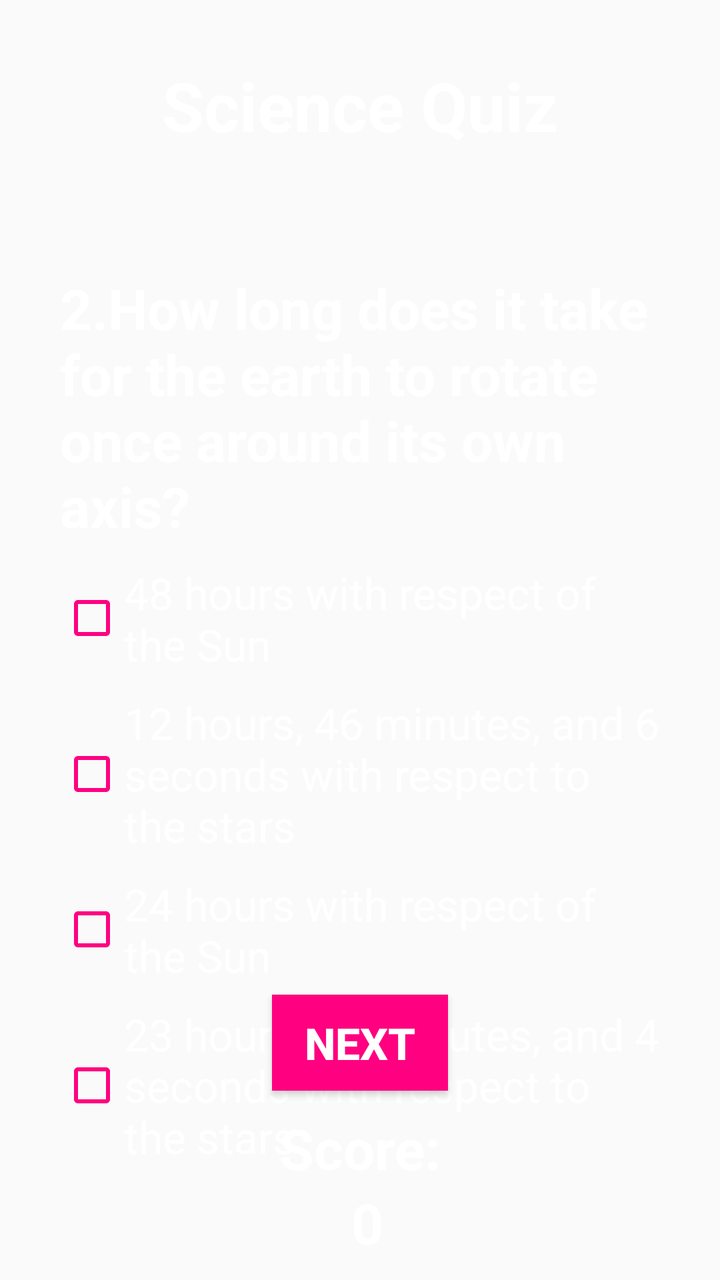
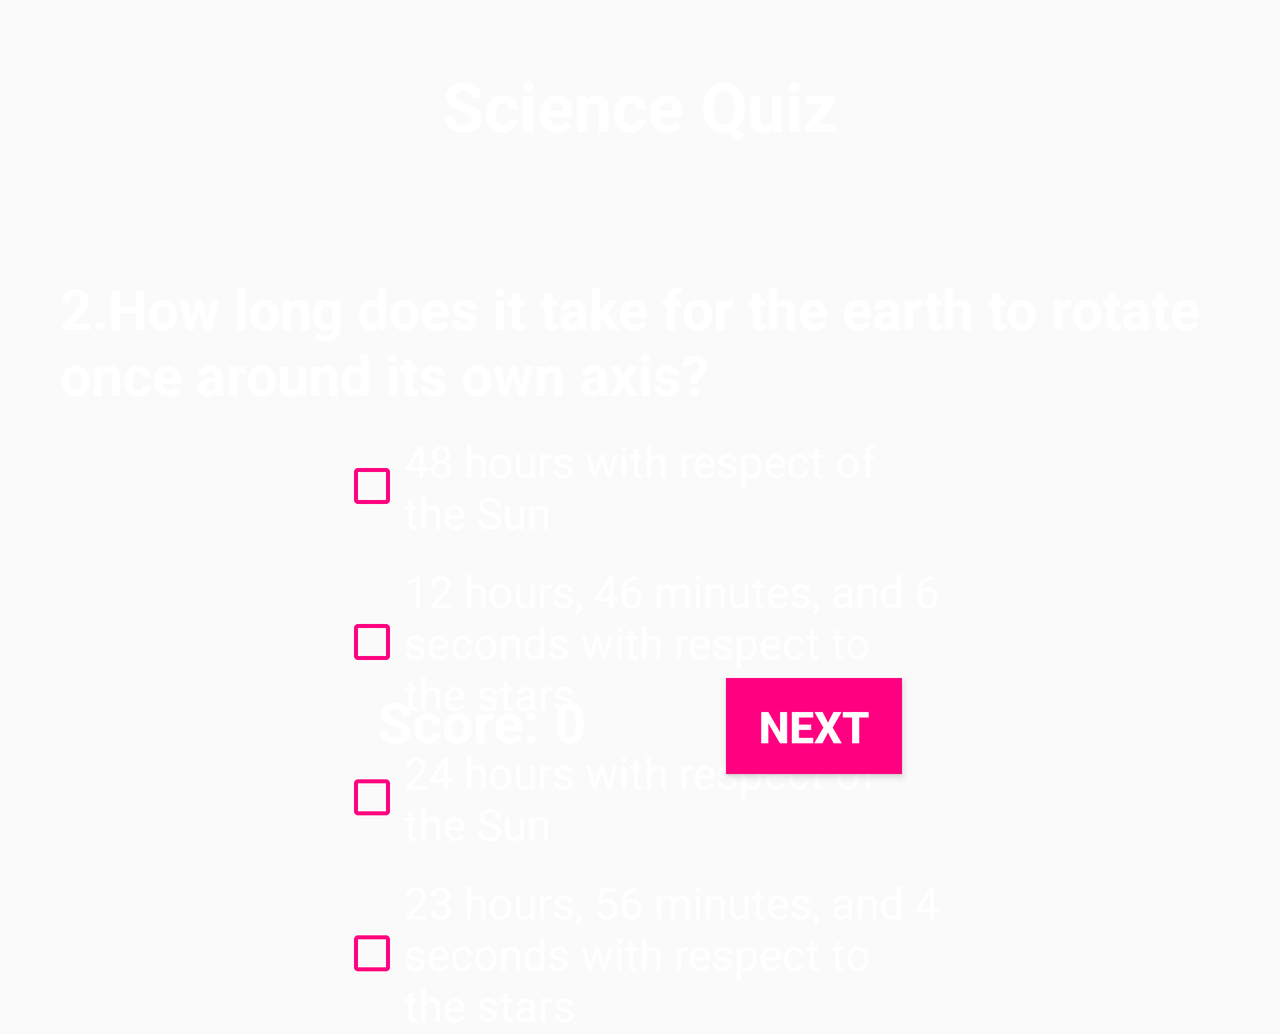

Two renders of one Android screen. The first uses the default layout on a phone; the second uses the alternative layout the repository ships for a different screen configuration, on a matching device. The two XML files are below.
<!-- AndroidManifest.xml: application theme AppTheme -->
<!-- res/layout/activity_sci_q1.xml -->
<?xml version="1.0" encoding="utf-8"?>
<RelativeLayout xmlns:android="http://schemas.android.com/apk/res/android"
    xmlns:tools="http://schemas.android.com/tools"
    android:layout_width="match_parent"
    android:layout_height="match_parent"
    tools:context="com.example.ioana.quiz.SciQ1">


    <ImageView
        android:id="@+id/background"
        android:layout_width="match_parent"
        android:layout_height="match_parent"
        android:contentDescription="@string/backgroundImage"
        android:scaleType="center"
        android:src="@mipmap/background1" />

    <TextView
        android:id="@+id/category"
        style="@style/categoryView"
        android:layout_width="wrap_content"
        android:layout_height="wrap_content"
        android:text="@string/category4" />

    <TextView
        android:id="@+id/question"
        style="@style/questionView"
        android:layout_width="wrap_content"
        android:layout_height="wrap_content"
        android:text="@string/question2S" />


    <CheckBox
        android:id="@+id/checkBox"
        style="@style/checkBox"
        android:layout_width="@dimen/dimension300"
        android:layout_height="wrap_content"
        android:layout_below="@+id/question"
        android:text="@string/answerS21" />

    <CheckBox
        android:id="@+id/checkBox2"
        style="@style/checkBox"
        android:layout_width="@dimen/dimension300"
        android:layout_height="wrap_content"
        android:layout_below="@+id/checkBox"
        android:text="@string/answerS22" />

    <CheckBox
        android:id="@+id/checkBox3"
        style="@style/checkBox"
        android:layout_width="@dimen/dimension300"
        android:layout_height="wrap_content"
        android:layout_below="@+id/checkBox2"
        android:text="@string/answerS23" />


    <CheckBox
        android:id="@+id/checkBox4"
        style="@style/checkBox"
        android:layout_width="@dimen/dimension300"
        android:layout_height="wrap_content"
        android:layout_below="@+id/checkBox3"
        android:text="@string/answerS24" />

    <Button
        android:id="@+id/next"
        style="@style/buttonTheme"
        android:layout_width="wrap_content"
        android:layout_height="wrap_content" />

    <TextView
        android:id="@+id/score"
        style="@style/textViewScore"
        android:layout_width="match_parent"
        android:layout_height="wrap_content" />

    <TextView
        android:id="@+id/scorePoints"
        style="@style/textViewScorePoints"
        android:layout_width="match_parent"
        android:layout_height="wrap_content" />

</RelativeLayout>
<!-- resources referenced by this layout -->
<resources>
  <dimen name="dimension300">300dp</dimen>
  <string name="answerS21">48 hours with respect of the Sun</string>
  <string name="answerS22">12 hours, 46 minutes, and 6 seconds with respect to the stars</string>
  <string name="answerS23">24 hours with respect of the Sun</string>
  <string name="answerS24">23 hours, 56 minutes, and 4 seconds with respect to the stars</string>
  <string name="backgroundImage"> </string>
  <string name="category4">Science Quiz</string>
  <string name="question2S">2.How long does it take for the earth to rotate once around its own axis?</string>
  <style name="buttonTheme" parent="Widget.AppCompat.Button">
          <item name="android:layout_centerHorizontal">true</item>
          <item name="android:layout_above">@id/score</item>
          <item name="android:layout_marginBottom">@dimen/dimension10</item>
          <item name="android:background">@color/colorButton</item>
          <item name="android:text">@string/next</item>
          <item name="android:textSize">@dimen/textSize</item>
          <item name="android:textColor">@color/textColor</item>
          <item name="android:textStyle">bold</item>
      </style>
  <style name="categoryView" parent="android:Widget.TextView">
          <item name="android:layout_centerHorizontal">true</item>
          <item name="android:layout_marginTop">@dimen/dimension30</item>
          <item name="android:textColor">@color/textColor</item>
          <item name="android:textSize">@dimen/textSize_category</item>
          <item name="android:textStyle">bold</item>
      </style>
  <style name="checkBox" parent="Widget.AppCompat.CompoundButton.CheckBox">
          <item name="android:textSize">@dimen/textSize</item>
          <item name="android:textColor">@color/textColor</item>
          <item name="android:layout_marginTop">@dimen/dimension10</item>
          <item name="android:layout_centerInParent">true</item>
          <item name="android:buttonTint">@color/colorButton</item>
      </style>
  <style name="textViewScore" parent="android:Widget.TextView">
          <item name="android:textColor">@color/textColor</item>
          <item name="android:textSize">@dimen/textSizeQuestion</item>
          <item name="android:layout_above">@id/scorePoints</item>
          <item name="android:gravity">center_horizontal</item>
          <item name="android:text">@string/score</item>
          <item name="android:textStyle">bold</item>
      </style>
  <style name="textViewScorePoints" parent="android:Widget.TextView">
          <item name="android:textColor">@color/textColor</item>
          <item name="android:textSize">@dimen/textSizeQuestion</item>
          <item name="android:layout_alignParentBottom">true</item>
          <item name="android:gravity">center_horizontal</item>
          <item name="android:text">@string/scoreText</item>
          <item name="android:textStyle">bold</item>
          <item name="android:layout_marginBottom">@dimen/dimension10</item>
      </style>
  <style name="AppTheme" parent="Theme.AppCompat.Light.NoActionBar">
          
          <item name="colorPrimary">@color/colorPrimary</item>
          <item name="colorPrimaryDark">@color/colorPrimaryDark</item>
          <item name="colorAccent">@color/colorAccent</item>
      </style>
  <dimen name="dimension10">10dp</dimen>
  <color name="colorButton">#FF0080</color>
  <string name="next">NEXT</string>
  <dimen name="textSize">22sp</dimen>
  <color name="textColor">#ffffff</color>
  <dimen name="dimension30">30dp</dimen>
  <dimen name="textSize_category">34sp</dimen>
  <dimen name="dimension60">60dp</dimen>
  <dimen name="textSizeQuestion">28sp</dimen>
  <string name="score">Score:</string>
  <string name="scoreText">" "0</string>
  <color name="colorPrimary">#3F51B5</color>
  <color name="colorPrimaryDark">#000000</color>
  <color name="colorAccent">#FF4081</color>
</resources>
<!-- res/layout-land/activity_sci_q1.xml (the repository's variant of the layout above) -->
<!-- drawn on the phone turned sideways -->
<?xml version="1.0" encoding="utf-8"?>
<ScrollView xmlns:android="http://schemas.android.com/apk/res/android"
    xmlns:tools="http://schemas.android.com/tools"
    android:layout_width="match_parent"
    android:layout_height="match_parent"
    tools:context="com.example.ioana.quiz.SciQ1">

    <RelativeLayout
        android:layout_width="match_parent"
        android:layout_height="wrap_content">

        <ImageView
            android:id="@+id/background"
            android:layout_width="match_parent"
            android:layout_height="match_parent"
            android:contentDescription="@string/backgroundImage"
            android:scaleType="center"
            android:src="@mipmap/backgroundland" />

        <TextView
            android:id="@+id/category"
            style="@style/categoryView"
            android:layout_width="wrap_content"
            android:layout_height="wrap_content"
            android:text="@string/category4" />

        <TextView
            android:id="@+id/question"
            style="@style/questionView"
            android:layout_width="wrap_content"
            android:layout_height="wrap_content"
            android:text="@string/question2S" />


        <CheckBox
            android:id="@+id/checkBox"
            style="@style/checkBoxLand"
            android:layout_width="@dimen/dimension300"
            android:layout_height="wrap_content"
            android:layout_below="@+id/question"
            android:text="@string/answerS21" />

        <CheckBox
            android:id="@+id/checkBox2"
            style="@style/checkBoxLand"
            android:layout_width="@dimen/dimension300"
            android:layout_height="wrap_content"
            android:layout_below="@+id/checkBox"
            android:text="@string/answerS22" />

        <CheckBox
            android:id="@+id/checkBox3"
            style="@style/checkBoxLand"
            android:layout_width="@dimen/dimension300"
            android:layout_height="wrap_content"
            android:layout_below="@+id/checkBox2"
            android:text="@string/answerS23" />


        <CheckBox
            android:id="@+id/checkBox4"
            style="@style/checkBoxLand"
            android:layout_width="@dimen/dimension300"
            android:layout_height="wrap_content"
            android:layout_below="@+id/checkBox3"
            android:text="@string/answerS24" />


        <LinearLayout
            android:layout_width="match_parent"
            android:layout_height="wrap_content"
            android:layout_alignParentBottom="true"
            android:gravity="center_horizontal"
            android:orientation="horizontal">


            <TextView
                android:id="@+id/score"
                style="@style/textViewScoreLand"
                android:layout_width="wrap_content"
                android:layout_height="wrap_content" />

            <TextView
                android:id="@+id/scorePoints"
                style="@style/textViewScorePointsLand"
                android:layout_width="wrap_content"
                android:layout_height="wrap_content" />

            <Button
                android:id="@+id/next"
                style="@style/buttonThemeLand"
                android:layout_width="wrap_content"
                android:layout_height="wrap_content" />


        </LinearLayout>
    </RelativeLayout>
</ScrollView>
<!-- resources referenced by the variant -->
<!-- as the phone turned sideways resolves them -->
<resources>
  <dimen name="dimension300">300dp</dimen>
  <string name="answerS21">48 hours with respect of the Sun</string>
  <string name="answerS22">12 hours, 46 minutes, and 6 seconds with respect to the stars</string>
  <string name="answerS23">24 hours with respect of the Sun</string>
  <string name="answerS24">23 hours, 56 minutes, and 4 seconds with respect to the stars</string>
  <string name="backgroundImage"> </string>
  <string name="category4">Science Quiz</string>
  <string name="question2S">2.How long does it take for the earth to rotate once around its own axis?</string>
  <style name="buttonThemeLand" parent="Widget.AppCompat.Button">
          <item name="android:layout_marginLeft">@dimen/dimension70</item>
          <item name="android:layout_marginBottom">@dimen/dimension130</item>
          <item name="android:text">@string/next</item>
          <item name="android:background">@color/colorButton</item>
          <item name="android:textSize">@dimen/textSize</item>
          <item name="android:textColor">@color/textColor</item>
          <item name="android:textStyle">bold</item>
  
      </style>
  <style name="categoryView" parent="android:Widget.TextView">
          <item name="android:layout_centerHorizontal">true</item>
          <item name="android:layout_marginTop">@dimen/dimension30</item>
          <item name="android:textColor">@color/textColor</item>
          <item name="android:textSize">@dimen/textSize_category</item>
          <item name="android:textStyle">bold</item>
      </style>
  <style name="checkBoxLand" parent="Widget.AppCompat.CompoundButton.CheckBox">
          <item name="android:textSize">@dimen/textSize</item>
          <item name="android:textColor">@color/textColor</item>
          <item name="android:layout_marginTop">@dimen/dimension10</item>
          <item name="android:layout_centerHorizontal">true</item>
          <item name="android:buttonTint">@color/colorButton</item>
      </style>
  <style name="textViewScoreLand" parent="android:Widget.TextView">
          <item name="android:textColor">@color/textColor</item>
          <item name="android:textSize">@dimen/textSizeQuestion</item>
          <item name="android:layout_above">@id/scorePoints</item>
          <item name="android:gravity">center_horizontal</item>
          <item name="android:text">@string/score</item>
          <item name="android:textStyle">bold</item>
          <item name="android:layout_marginBottom">@dimen/dimension130</item>
      </style>
  <style name="textViewScorePointsLand" parent="android:Widget.TextView">
          <item name="android:textColor">@color/textColor</item>
          <item name="android:textSize">@dimen/textSizeQuestion</item>
          <item name="android:layout_alignParentBottom">true</item>
          <item name="android:gravity">center_horizontal</item>
          <item name="android:text">@string/scoreText</item>
          <item name="android:textStyle">bold</item>
          <item name="android:layout_marginBottom">@dimen/dimension130</item>
      </style>
  <style name="AppTheme" parent="Theme.AppCompat.Light.NoActionBar">
          
          <item name="colorPrimary">@color/colorPrimary</item>
          <item name="colorPrimaryDark">@color/colorPrimaryDark</item>
          <item name="colorAccent">@color/colorAccent</item>
      </style>
  <dimen name="dimension70">70dp</dimen>
  <dimen name="dimension130">130dp</dimen>
  <string name="next">NEXT</string>
  <color name="colorButton">#FF0080</color>
  <dimen name="textSize">22sp</dimen>
  <color name="textColor">#ffffff</color>
  <dimen name="dimension30">30dp</dimen>
  <dimen name="textSize_category">34sp</dimen>
  <dimen name="dimension10">10dp</dimen>
  <dimen name="dimension60">60dp</dimen>
  <dimen name="textSizeQuestion">28sp</dimen>
  <string name="score">Score:</string>
  <string name="scoreText">" "0</string>
  <color name="colorPrimary">#3F51B5</color>
  <color name="colorPrimaryDark">#000000</color>
  <color name="colorAccent">#FF4081</color>
</resources>
